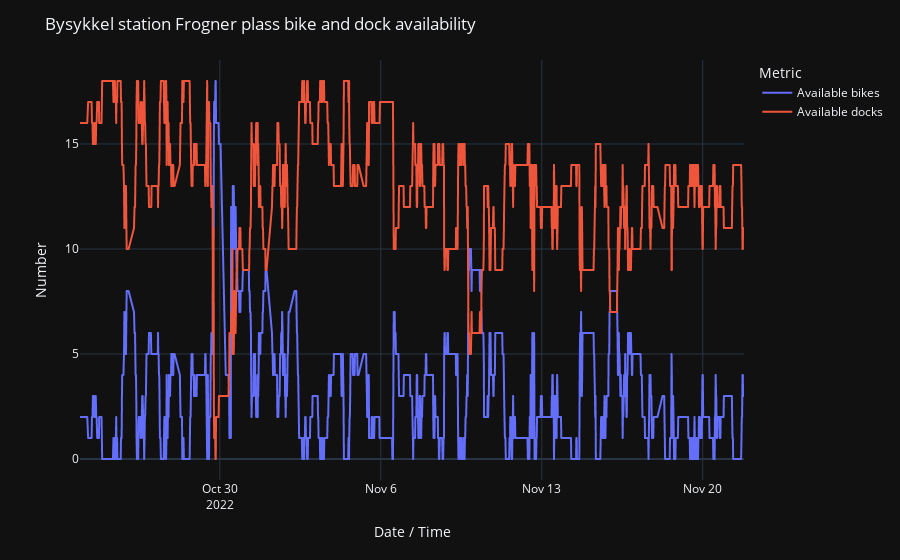

The notebook cell this image was saved under:
### Markdown cell above
## Graph a random station

### Code cell
# let's pick a random station and graph its available bikes and docks
import numpy as np
import plotly.io as pio
pio.templates.default = "plotly_dark"
import plotly.express as px
import plotly.offline as py

random_station_id = stations['station_id'][np.random.randint(len(stations))]
selected_station = stations[stations['station_id'] == random_station_id]
fig = px.line(
    selected_station, x='last_reported', y=['num_bikes_available', 'num_docks_available'],
)
station_name = selected_station['name'].iloc[0]
fig.update_layout(
    title='Bysykkel station ' + station_name + ' bike and dock availability',
    xaxis_title='Date / Time', yaxis_title='Number', 
    legend_title='Metric',
)
trace_names = {'num_bikes_available': 'Available bikes', 'num_docks_available': 'Available docks'} 
fig.for_each_trace(lambda t: t.update(
        name = trace_names[t.name],
        legendgroup = trace_names[t.name],
        hovertemplate = t.hovertemplate.replace(t.name, trace_names[t.name])
    )
)
fig

### Figure 1 — Plotly figure (JSON) as saved in the notebook; plotly's stock layout.template omitted (floating-point values rounded to 4 significant figures; data arrays with more than 128 entries replaced by an {"elided": "..."} marker saying what was removed)
{"data": [{"hovertemplate": "variable=Available bikes<br>last_reported=%{x}<br>value=%{y}<extra></extra>", "legendgroup": "Available bikes", "line": {"color": "#636efa", "dash": "solid"}, "marker": {"symbol": "circle"}, "mode": "lines", "name": "Available bikes", "showlegend": true, "type": "scattergl", "x": {"elided": "1630 str values"}, "xaxis": "x", "y": {"elided": "1630 int values"}, "yaxis": "y"}, {"hovertemplate": "variable=Available docks<br>last_reported=%{x}<br>value=%{y}<extra></extra>", "legendgroup": "Available docks", "line": {"color": "#EF553B", "dash": "solid"}, "marker": {"symbol": "circle"}, "mode": "lines", "name": "Available docks", "showlegend": true, "type": "scattergl", "x": {"elided": "1630 str values"}, "xaxis": "x", "y": {"elided": "1630 int values"}, "yaxis": "y"}], "layout": {"legend": {"title": {"text": "Metric"}, "tracegroupgap": 0}, "margin": {"t": 60}, "title": {"text": "Bysykkel station Frogner plass bike and dock availability"}, "xaxis": {"anchor": "y", "domain": [0, 1], "title": {"text": "Date / Time"}}, "yaxis": {"anchor": "x", "domain": [0, 1], "title": {"text": "Number"}}}}
